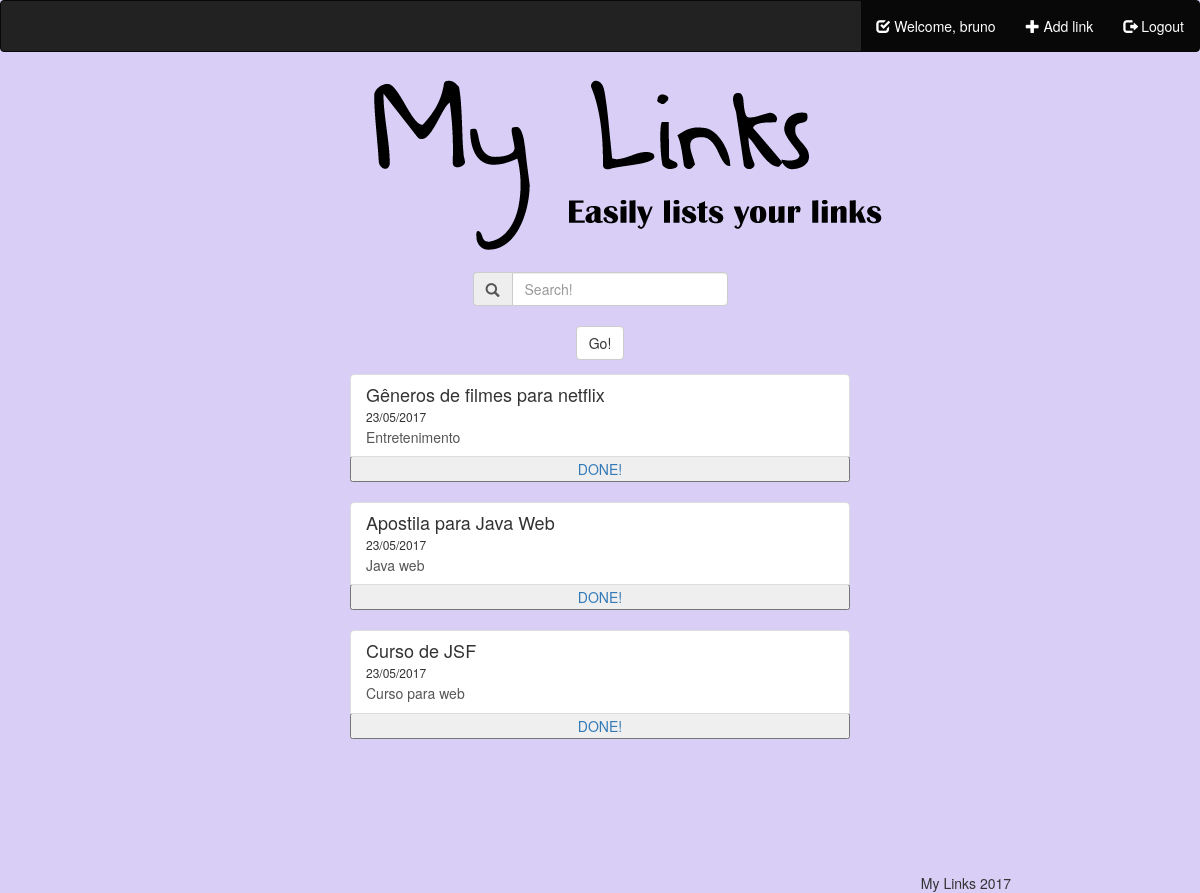
/index.php (signed in), run on the app's committed database.
### tables this page shows
CREATE TABLE `links` (
  `id` int(11) NOT NULL,
  `idUser` int(11) NOT NULL,
  `link` text NOT NULL,
  `categoria` varchar(300) NOT NULL,
  `nome` varchar(300) NOT NULL,
  `data` varchar(20) NOT NULL
);

### index.php (called while the page is built, shortened)
<?php
	require_once "controller/HomeController.php";
	require_once "controller/LoginController.php";
	require_once "controller/UserController.php";
	require_once "model/PesquisaDAO.php";
	if(!isset($_GET['page']) || $_GET['page'] == ''){
		$controller = new HomeController();
	}
	$controller->init();
?>

### model/PesquisaDAO.php (called while the page is built, shortened)
<?php
	class PesquisaDAO{
		public static function pesquisaPostUser($user){
			require "connect.php";
			$consulta = mysqli_query($link, "SELECT * FROM links WHERE idUser = '$user' ORDER BY id DESC");
			if($consulta != False)
				return $consulta;
			else
				return False;
		}
	}
?>

### view/mid.php (the view)
<div class="container">
	<div class="col-lg-3">
		<form method="get" enctype="multipart/form-data">
			<div class="text-center">
				<div class="input-group">
					<span class="input-group-addon"><i class="glyphicon glyphicon-search"></i></span>
		            <input type="text" id="pesquisa" name="pesquisa" class="form-control" placeholder="Search!" required />
				</div>
				<br>
				<input type="submit" class="btn btn-default" value="Go!"  />
			</div>
		</form>
	</div>
</div>
<div class="container">
	<div class="list-group">
<?php
	if(isset($_SESSION['id'])){
		if($consulta == False)
			echo "<div class='alert alert-danger' role='alert'><strong>Oh snap!</strong> You have 0 links</div>";
		else{
			foreach($consulta as $link){
?>
				<div class="post-link">
					<a href="<?php echo $link['link'];?>" class="list-group-item">
						<h4 class="list-group-item-heading"><?php echo $link['nome'];?></h4>
						<h6 class="list-group-item-heading"><?php echo $link['data'];?></h6>
						<p class="list-group-item-text"><?php echo $link['categoria'];?></p>
					</a>
					<a href="?done=<?php echo $link['id'];?>"><button type="button" class="button">DONE!</button></a>
					<br><br>
				</div>
<?php
			}
		}
	}
?>
	</div>
</div>

### controller/HomeController.php (shortened to what this page needs)
<?php
	class HomeController{
		public function init(){
			if(isset($_GET['done']) && isset($_SESSION['id'])){
				if($_SESSION['id'] == PesquisaDAO::returnIdUser($_GET['done']))
					$this->remove($_GET['done']);
			}
			else
	        	$this->home();
	    }
		public function home(){
			require "view/header.php";
			$consulta = False;
			if(isset($_GET['pesquisa'])){
				if(isset($_SESSION['id'])){
					$consulta = PesquisaDAO::pesquisaUser($_GET['pesquisa'], $_SESSION['id']);
				}
				else{
					$consulta = PesquisaDAO::pesquisar($_GET['pesquisa']);
				}
				require "view/midPesquisa.php";
			}
			else{
				if(isset($_SESSION['id']))
					$consulta = PesquisaDAO::pesquisaPostUser($_SESSION['id']);
				require "view/mid.php";
			}
			require "view/bottom.php";
		}
	}
?>

### view/header.php
<html>
<head>
	<link rel="stylesheet" type="text/css" href="css/bootstrap.min.css" />
	<link rel="stylesheet" type="text/css" href="css/style.css" />
</head>
<body>
	<header>
		<nav class="navbar navbar-inverse navbar-default">
			<div class="container-fluid">
				<ul class="nav navbar-nav navbar-right">
				<?php
					if(!isset($_SESSION['usuario'])){
				?>
						<li class="active"><a href="?page=login"><span class="glyphicon glyphicon-log-in"></span> Sign in</a></li>
						<li class="active"><a href="?page=signup"><span class="glyphicon glyphicon-plus-sign"></span> Sign up</a></li>
				<?php
					}
					else{
				?>
						<li class="active"><a href="index.php"><span class="glyphicon glyphicon-check"></span> Welcome, <?php echo $_SESSION['usuario'];?></a></li>
						<li class="active"><a href="?page=link"><span class="glyphicon glyphicon-plus"></span> Add link</a></li>
						<li class="active"><a href="?page=sair"><span class="glyphicon glyphicon-log-out"></span> Logout</a></li>
				<?php
					}
				?>
				</ul>
			</div>
		</nav>
	</header>
	<div class="container">
		<a href="index.php"><img src="images/logo.png"></a>
	</div>

### view/bottom.php (shortened to what this page needs)
<br>
<footer>
  <div id="footer" class="col-md-12">
    <div class='text-center'>
      <ins class="adsbygoogle"
      style="display:inline-block;width:728px;height:90px"
      data-ad-client="ca-pub-5289965990262637"
      data-ad-slot="6749330443"></ins>
      My Links
          </div>
        </div>
      </footer>
    </body>
    </html>

### css/style.css (style rules this page uses)
.container { display: flex; justify-content: center; align-items: center; }
body { background-color: #D8CEF6; }
.post-link { width:500px; }
.button { width:500px; }

### data on the page
links: nome "Gêneros de filmes para netflix", data "23/05/2017", categoria "Entretenimento"
links: nome "Apostila para Java Web", data "23/05/2017", categoria "Java web"
links: nome "Curso de JSF", data "23/05/2017", categoria "Curso para web"

### other printed values
$_SESSION['usuario'] "bruno"
